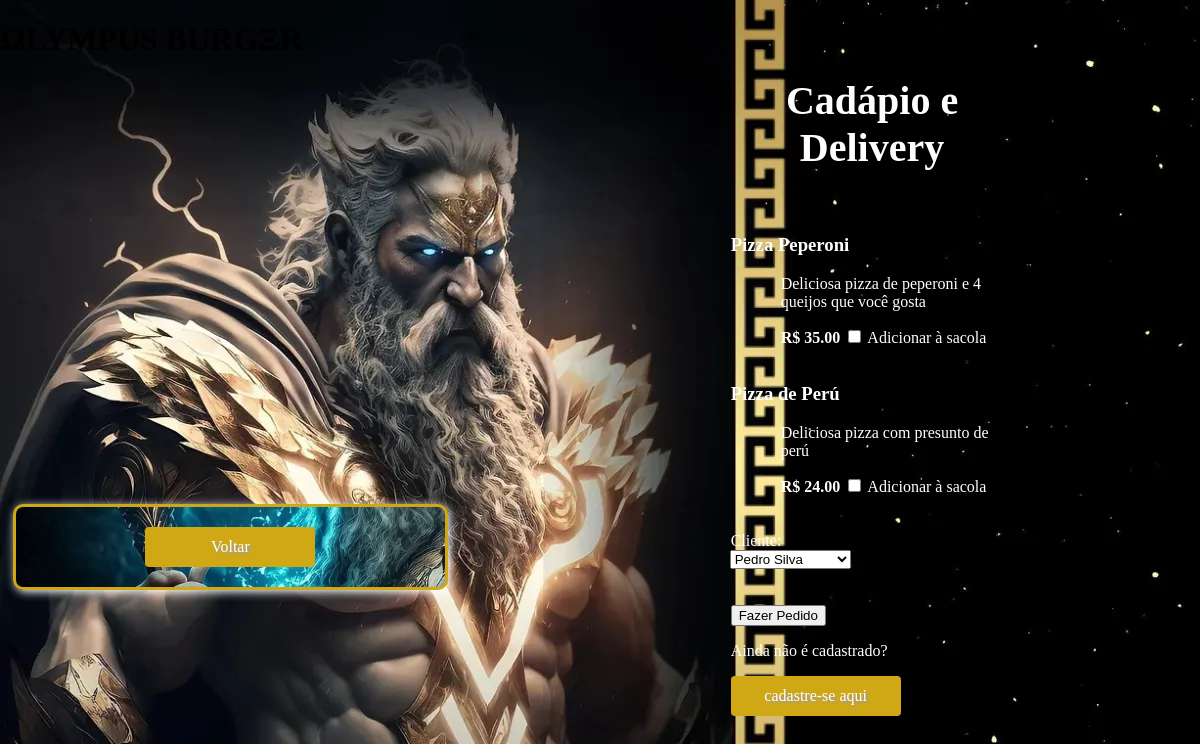
The page /delivery/ on the database as committed earlier.
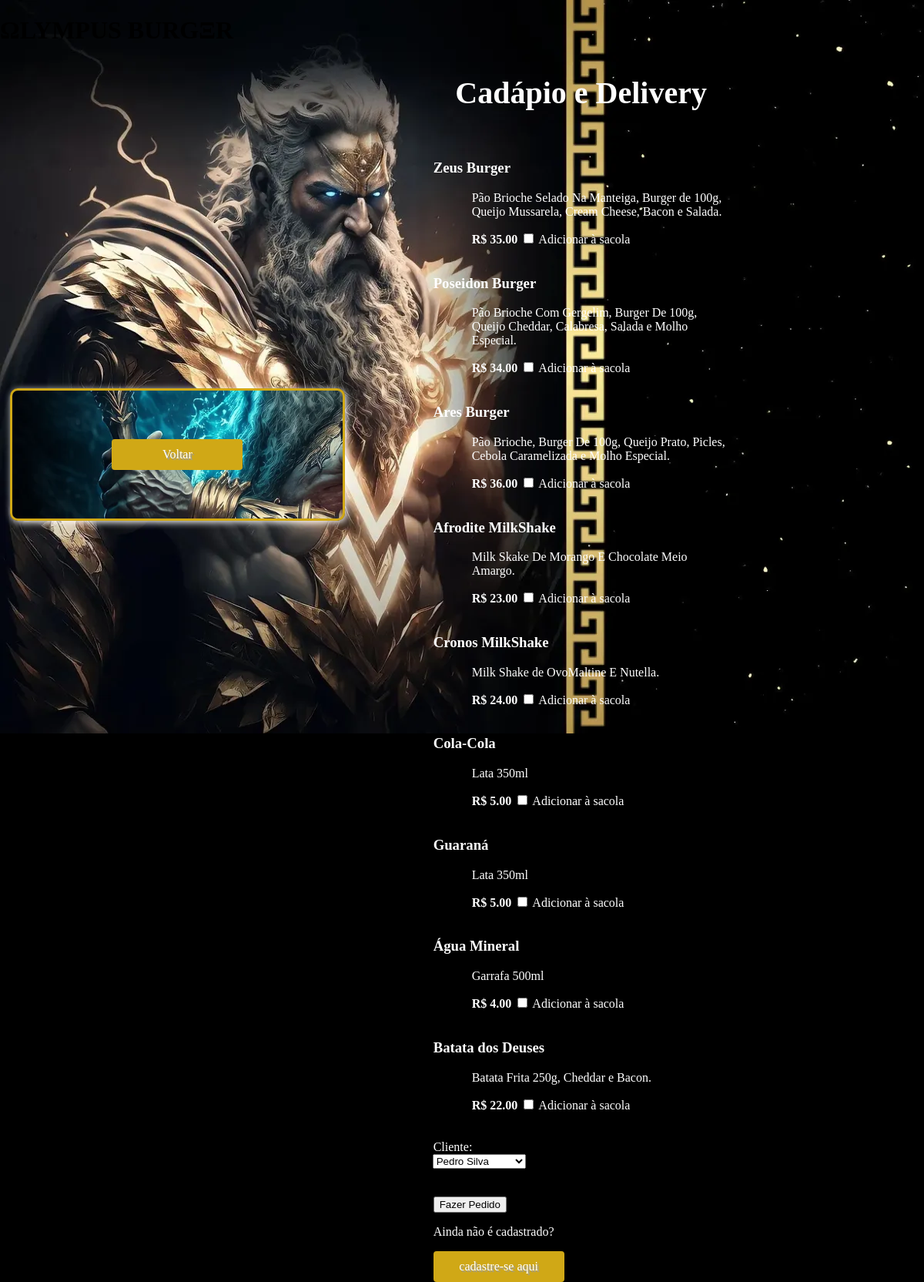
The same page on the database as committed later.
### core/models.py (models this page shows)
class Cardapio(models.Model):
    imagem = models.ImageField(upload_to='cardapio/')
    nome = models.CharField(max_length=100)
    descricao = models.TextField()
    preco = models.DecimalField(max_digits=5, decimal_places=2)

### core/views.py (the view)
# urls.py: path('delivery/', views.delivery, name='delivery'),
def delivery(request):
    if request.method == 'POST':
        cliente_id = request.POST['cliente']
        endereco = Cliente.objects.get(id=cliente_id).endereco
        itens = request.POST.getlist('itens')
        total = 0
        for item_id in itens:
            item = Cardapio.objects.get(id=item_id)
            total += item.preco
        return render(request, 'pedido_delivery.html', {'endereco': endereco, 'total': total})
    else:
        clientes = Cliente.objects.all()
        cardapio = Cardapio.objects.all()
        return render(request, 'delivery.html', {'clientes': clientes, 'cardapio': cardapio})

### core/templates/delivery.html (shortened to what this page needs)
{% load static %}
<!DOCTYPE html>
<html>
<head>
    <link rel="stylesheet" href="{% static 'css/cardapioD.css' %}">
</head>
<body>
    <header class="cabecalho">
        <h1>ΩLYMPUS ΒURGΞR</h1>
    </header>
    <div class="efeito"></div>
    <div class="container">
        <form method="POST">
          <h1 id="titulo">Cadápio e Delivery</h1> <br>
          <div class="box-cardapio">
            {% for item in cardapio %}
            <div class="cardapio-item">
              <h3>{{ item.nome }}</h3>
              <p id="descricao">{{ item.descricao }}</p>
              <b id="preco"> R$ {{ item.preco }}</b> <input type="checkbox" name="itens" value="{{ item.id }}"> Adicionar à sacola
            </div>
            <br>
            {% endfor %}
          </div>
          <br>
          <label for="cliente">Cliente:</label> <br>
          <select id="cliente-barra" name="cliente" id="cliente">
            {% for cliente in clientes %}
            <option value="{{ cliente.id }}" data-endereco="{{ cliente.endereco }}">{{ cliente.nome }}</option>
            {% endfor %}
          </select>
          <br>
           <br> <br>
          <input type="submit" value="Fazer Pedido">
          <p>Ainda não é cadastrado?</p>
          <a href="/cadastro-cliente/">cadastre-se aqui</a>
        </form>
      </div>
      <div class="botao-voltar">
        <a href="/home/">Voltar</a>
      </div>
</body>
</html>

### static/css/cardapioD.css (style rules this page uses)
body { margin: 0; padding: 0; display: grid; grid-template-areas: "header header header"; background-image: url(/static/img/cardapio.webp); background-attachment: fixed; background-repeat: no-repeat; background-position: left top; background-color: black; }
.container { margin-left: 25%; margin-top: 10%; width: 50%; display: flex; flex-direction: row; justify-content: center; color: white; }
#titulo { text-align: center; color: white; margin-top: 20px; font-size: 40px; }
a { background-color: #d0a816; height: 20px; width: 150px; padding: 10px 10px; color: white; text-decoration: none; border-radius: 4px; text-align: center; text-shadow: 2px 2px 1px #9e9e9e; display: flex; align-items: center; justify-content: center; }
.container { margin-left: 17%; margin-top: 10%; width: 50%; display: flex; flex-direction: row; justify-content: center; color: white; }
#descricao { margin-left:50px ; }
#preco { margin-left:50px ; }
#cliente-barra { margin-left: 14px; }
.botao-voltar { margin-left: 1.1%; margin-top: 42%; border: solid #d0a816; border-radius: 10px; box-shadow: 2px 2px 10px white; height: 10%; width: 38%; background-image: url(/static/img/poseisom.webp); background-position-x: 0px; background-position-y: -400px; background-size: 150%; text-align: center; display: flex; align-items: center; justify-content: center; position: fixed; }
#cliente-barra { margin-left: -1px; }
.botao-voltar { margin-left: 1.1%; margin-top: 42%; border: solid #d0a816; border-radius: 10px; box-shadow: 2px 2px 10px white; height: 10%; width: 35.7%; background-image: url(/static/img/poseisom.webp); background-position-x: 0px; background-position-y: -400px; background-size: 150%; text-align: center; display: flex; align-items: center; justify-content: center; position: fixed; }

Rows that differ between the two databases and show on the page:
removed Cardapio: nome "Pizza Peperoni", descricao "Deliciosa pizza de peperoni e 4 queijos que você gosta", preco "35.00"
removed Cardapio: nome "Pizza de Perú", descricao "Deliciosa pizza com presunto de perú", preco "24.00"
added Cardapio: nome "Zeus Burger", descricao "Pão Brioche Selado Na Manteiga, Burger de 100g, Queijo Mussarela, Cream Cheese, Bacon e Salada.", preco "35.00"
added Cardapio: nome "Poseidon Burger", descricao "Pão Brioche Com Gergelim, Burger De 100g, Queijo Cheddar, Calabresa, Salada e Molho Especial.", preco "34.00"
added Cardapio: nome "Ares Burger", descricao "Pão Brioche, Burger De 100g, Queijo Prato, Picles, Cebola Caramelizada e Molho Especial.", preco "36.00"
added Cardapio: nome "Afrodite MilkShake", descricao "Milk Skake De Morango E Chocolate Meio Amargo.", preco "23.00"
added Cardapio: nome "Cronos MilkShake", descricao "Milk Shake de OvoMaltine E Nutella.", preco "24.00"
added Cardapio: nome "Cola-Cola", descricao "Lata 350ml", preco "5.00"
added Cardapio: nome "Guaraná", descricao "Lata 350ml", preco "5.00"
added Cardapio: nome "Água Mineral", descricao "Garrafa 500ml", preco "4.00"
added Cardapio: nome "Batata dos Deuses", descricao "Batata Frita 250g, Cheddar e Bacon.", preco "22.00"
